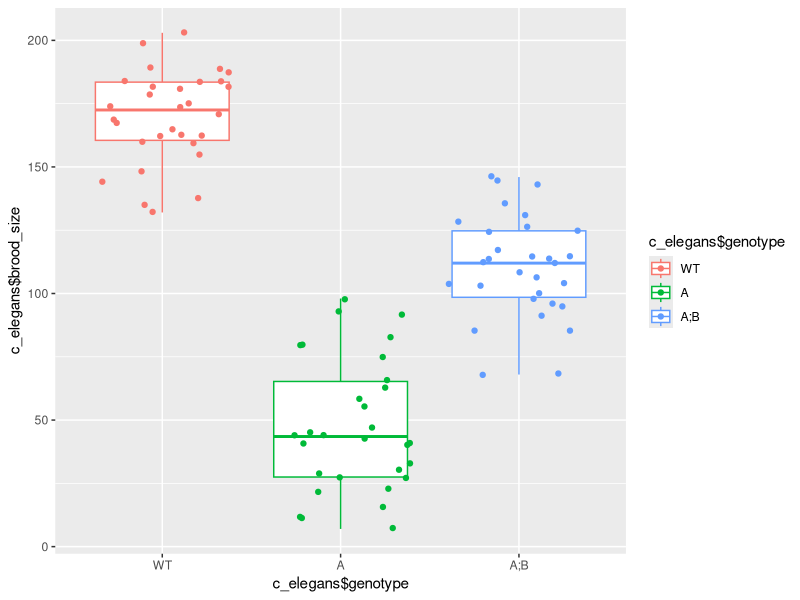
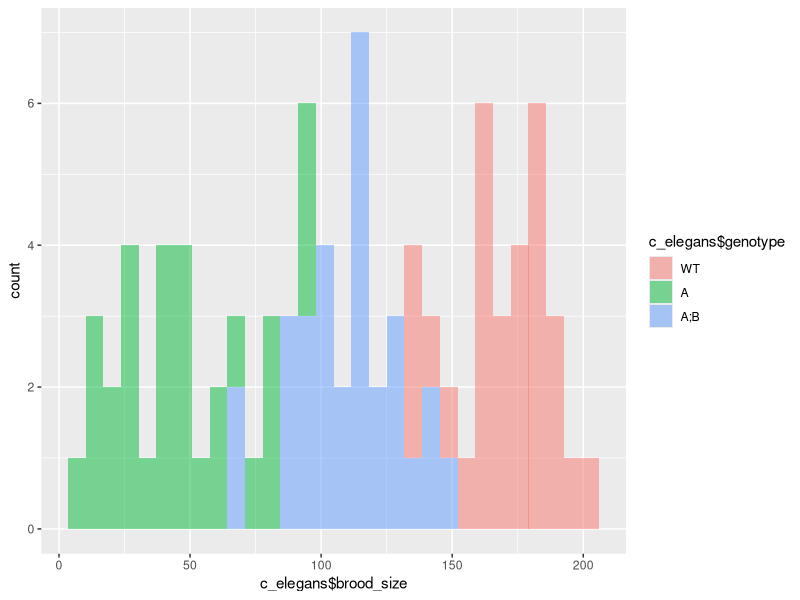
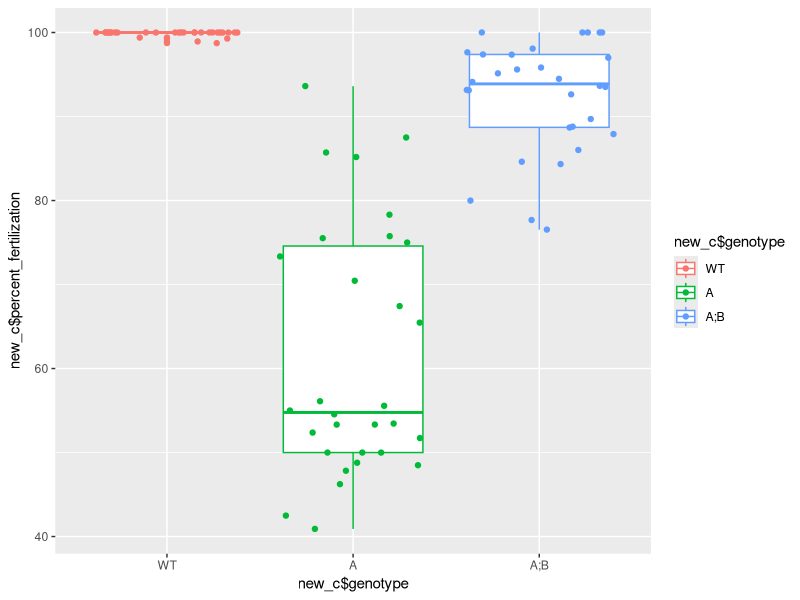
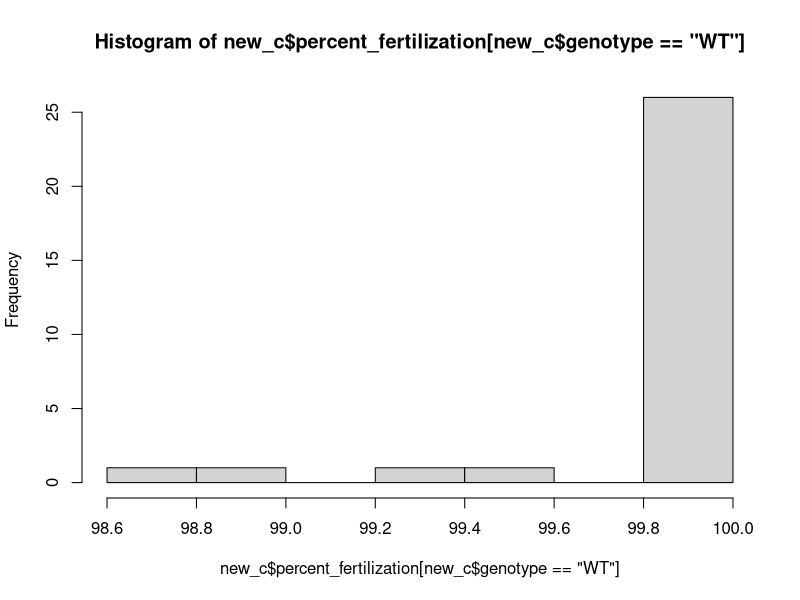
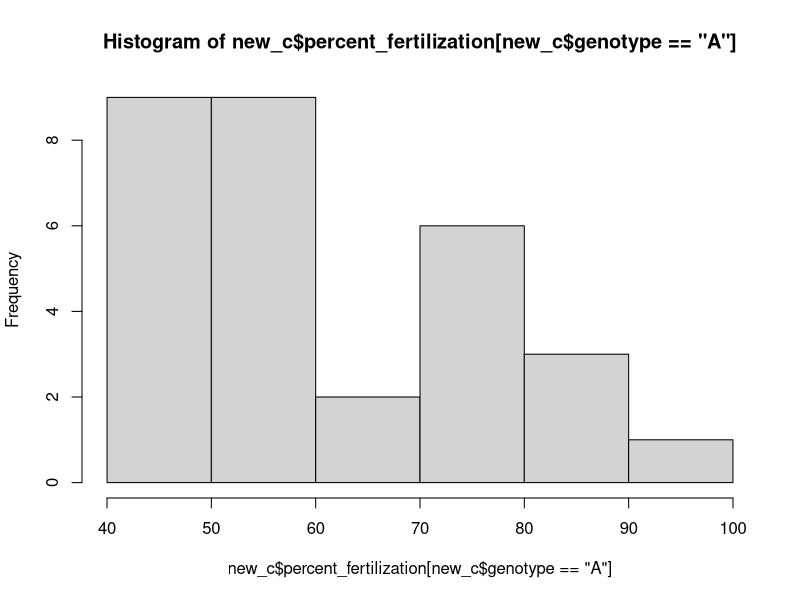
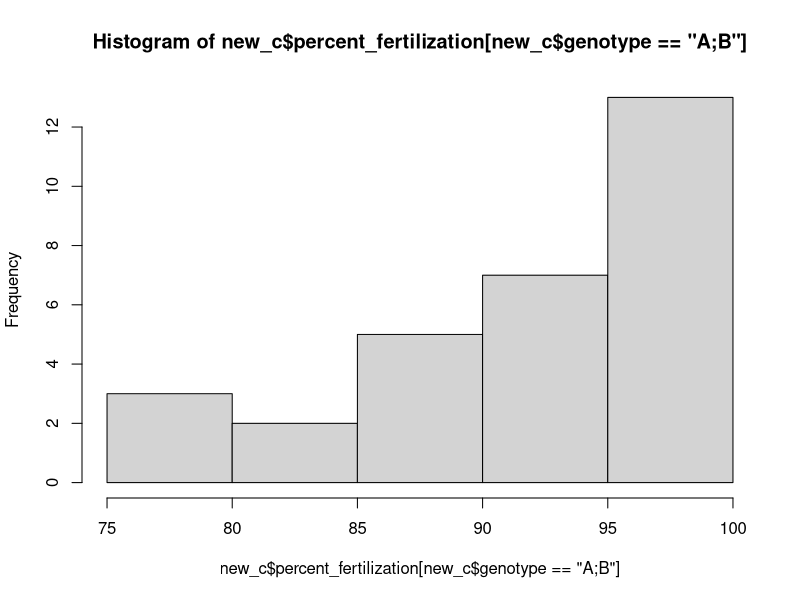

These figures' R source, in order:
## ---- chunk 1
knitr::opts_chunk$set(echo = TRUE)
library(ggplot2)
library(dplyr)
## ---- chunk 2
# load the data

c_elegans <- read.csv("Ce_mel28_Emb_Ste.csv", header = TRUE)

str(c_elegans)
# take a look at it (check / fix factor levels)

c_elegans$genotype  <- as.factor(c_elegans$genotype)
c_elegans$genotype <- relevel(c_elegans$genotype, ref = "WT" , "A" , "A;B")
str(c_elegans)

## ---- chunk 3

ggplot(c_elegans, mapping = aes( x = c_elegans$genotype,
                                 y = c_elegans$brood_size,
                                 col = c_elegans$genotype )) +
  geom_boxplot() +
    geom_jitter()


## ---- chunk 4
ggplot(c_elegans, mapping = aes(x = c_elegans$brood_size,
                                fill = c_elegans$genotype)) +
  
geom_histogram(alpha = 0.5)
## ---- chunk 5

shapiro.test(c_elegans$brood_size[c_elegans$genotype == "WT"])
shapiro.test(c_elegans$brood_size[c_elegans$genotype == "A"])
shapiro.test(c_elegans$brood_size[c_elegans$genotype == "A;B"])

##all of them follow the null hypothesis of shapiro test, higher than 0.05, all of them are normally distributed 

## ---- chunk 6
# var.test

ce_WT <- c_elegans$brood_size[c_elegans$genotype == "WT"]
ce_A <- c_elegans$brood_size[c_elegans$genotype == "A"]
ce_AB <- c_elegans$brood_size[c_elegans$genotype == "A;B"]

var.test(ce_WT,ce_A)
var.test(ce_WT,ce_AB)
var.test(ce_A ,ce_AB)


# bartlett.test


bartlett.test(c_elegans$brood_size ~ genotype  , c_elegans)



## ---- chunk 7


ce_mean_brood <- c_elegans %>% group_by(genotype) %>% mutate(mean(brood_size))
#View(ce_mean_brood)



# SS_error ( within group )

SSE = sum((ce_mean_brood$brood_size - ce_mean_brood$`mean(brood_size)`)**2)
SSE

## SS_group ( between group )


grand_mean = sum(c_elegans$brood_size) / length(c_elegans$brood_size)
#grand_mean

ce_elegans_mean_summarize <- c_elegans %>% group_by(genotype) %>% summarise(mean = mean(brood_size))

#View(ce_elegans_mean_summarize)

ss_group <- sum((ce_mean_brood$`mean(brood_size)` - grand_mean)^2)
ss_group


## ---- chunk 8
# degrees of freedom for SS_error


dd_error_degree_freedom <- length(c_elegans$brood_size) - nlevels(c_elegans$genotype)
dd_error_degree_freedom

# degrees of freedom for SS_groups

betwee_group_degree_freedom <- length(ce_elegans_mean_summarize$mean) - 1
betwee_group_degree_freedom 



# F-statistic

#Fstat = (SSB/SSB_df) / (SSW/SSW_df) 
Fstat_brood <- (ss_group / betwee_group_degree_freedom) / (SSE/dd_error_degree_freedom)
Fstat_brood



# p-value using CDF for F-statistic


pf(Fstat_brood, 2, 87, lower.tail = F)

## ---- chunk 9
# anova for lm of brood_size ~ genotype

anova1 <- anova(lm(c_elegans$brood_size ~ c_elegans$genotype))
anova1

p_value <- anova1$"Pr(>F)"
p_value



## ---- chunk 10

summary(lm(c_elegans$brood_size ~ c_elegans$genotype))


## ---- chunk 11


aov_test <-aov(c_elegans$brood_size ~ c_elegans$genotype)
aov_test


## ---- chunk 12

aov_test_tukey <- TukeyHSD(aov(c_elegans$brood_size ~ c_elegans$genotype))
aov_test_tukey


## ---- chunk 13
oneway.test(c_elegans$brood_size ~ c_elegans$genotype, data = c_elegans , var.equal = FALSE)$p.value
## ---- chunk 14
# add percent fertilization column

#View(c_elegans)
new_c <- c_elegans %>% group_by(genotype) %>% mutate(percent_fertilization = (fertilized/brood_size)*100)
#View(new_c)
# plot

ggplot(new_c, mapping = aes( x = new_c$genotype,
                                 y = new_c$percent_fertilization,
                                 col = new_c$genotype)) +
  geom_boxplot() +
  geom_jitter()


## ---- chunk 15


# test for assumptions

shapiro.test(new_c$percent_fertilization[new_c$genotype == "WT"])
shapiro.test(new_c$percent_fertilization[new_c$genotype  == "A"])
shapiro.test(new_c$percent_fertilization[new_c$genotype  == "A;B"])

## all of them showed p.value less than 0.05 so all of them are non normal
# histograms confirmed that as well
hist(new_c$percent_fertilization[new_c$genotype == "WT"])
hist(new_c$percent_fertilization[new_c$genotype  == "A"])
hist(new_c$percent_fertilization[new_c$genotype  == "A;B"])


##bartlett
bartlett.test(new_c$percent_fertilization ~ new_c$genotype , new_c)

#the results of bartlett test shows that we have significant unequal variance

## ---- chunk 16

kruskal.test(new_c$percent_fertilization ~ new_c$genotype , new_c)
kruskal.test(new_c$percent_fertilization ~ new_c$genotype , new_c)$p.value



pairwise.wilcox.test(new_c$percent_fertilization, new_c$genotype,
                     p.adjust.method = "BH")
pairwise.wilcox.test(new_c$percent_fertilization, new_c$genotype,
                     p.adjust.method = "BH")$p.value


## ---- chunk 17
# first, check the documentation
help(power.anova.test)

# compute the power
power.anova.test(groups= 3 , 
                 n= 30, 
                 within.var= SSE, 
                 between.var= ss_group, 
                 power=NULL,
                 sig.level= 0.05)
## ---- chunk 18
# compute the required sample size

power.anova.test(groups= 3 , 
                 n= NULL, 
                 within.var= SSE, 
                 between.var= ss_group, 
                 power= 0.95,
                 sig.level= 0.05
                )

# sample size needed = 2.7

## ---- chunk 19


power.anova.test(groups= 3 , 
                 n= NULL, 
                 within.var= SSE *10, 
                 between.var= ss_group, 
                 power= 0.95,
                 sig.level= 0.05
                )




#n =  15.22547
